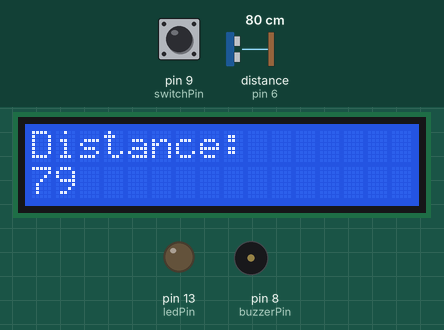
Simulated run of this sketch. Board: Arduino Uno, built with avr-gcc and run on an emulated ATmega328P. Shown: 16×2 character LCD, output pins drawn as LEDs (lit = HIGH), buzzer (waves = sounding, pin HIGH). Wiring (inferred from the names in the program): ultrasonic range finder: trigger pin 7; echo pin 6. The inputs (shaded band) are chosen by the test bench; at power-on: pin 9 (switchPin) LOW, distance to the obstacle (sensor on pin 6) 80 cm. The echo pulse lasts 58.3 µs per cm; pins used as bus, display or sensor lines are not drawn.

Above: at 1.2 s.
1.3 s: pin 9 (switchPin) pulled HIGH for 0.15 s
At 1.63 s:
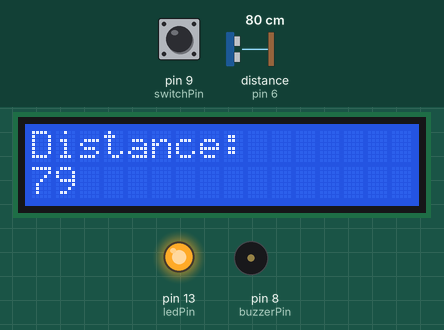
3.3 s: distance to the obstacle (sensor on pin 6) set to 2 cm
At 3.8 s:
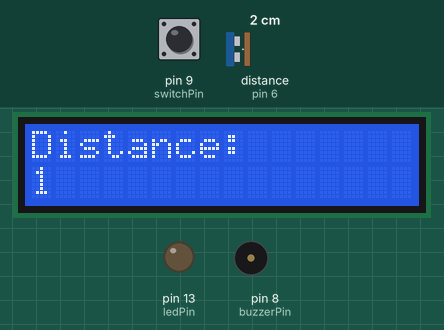
4.8 s: distance to the obstacle (sensor on pin 6) set to 4 cm
At 5.9 s:
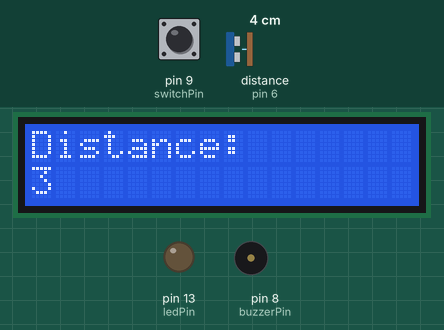
7.8 s: distance to the obstacle (sensor on pin 6) set to 35 cm
At 8.4 s:
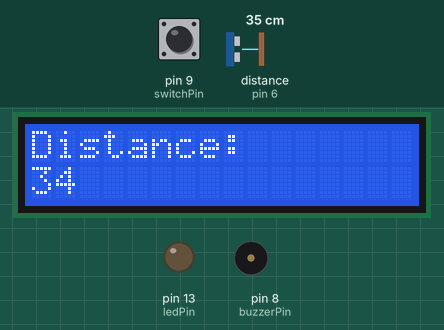
10.8 s: distance to the obstacle (sensor on pin 6) set to 18 cm
At 11.9 s:
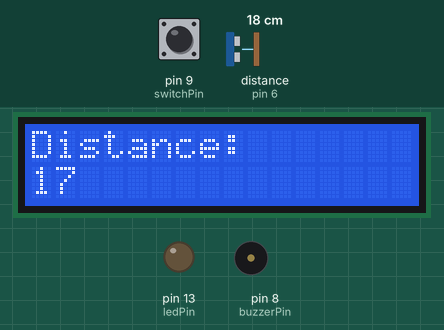
13.8 s: distance to the obstacle (sensor on pin 6) set to 250 cm
At 14.7 s:
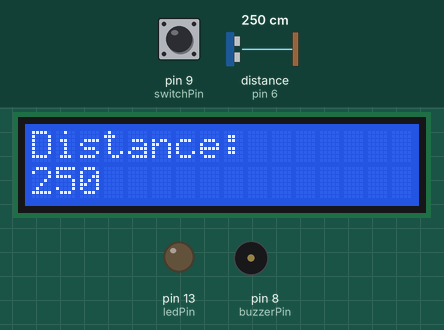
Timing chart, 0 to 16.8 s (numbered marks = the images above; inputs shaded):
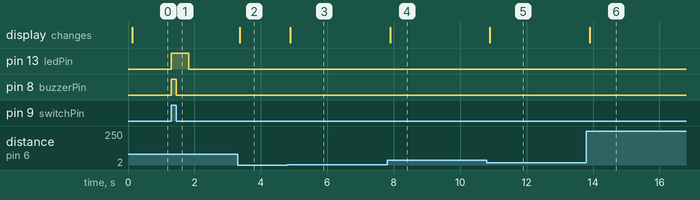

The sketch:

advanced_parking_sensor.ino
```cpp
#include <LiquidCrystal.h>

#define echoPin 6
#define trigPin 7
#define buzzerPin 8
#define switchPin 9
#define ledPin 13
int rs = 12, en = 11, d4 = 5, d5 = 4, d6 = 3, d7 = 2;
LiquidCrystal lcd(rs, en, d4, d5, d6, d7);

int maximumRange = 400;
int minimumRange = 0;

void setup() {
  pinMode(trigPin, OUTPUT);
  pinMode(echoPin, INPUT);
  pinMode(buzzerPin, OUTPUT);
  pinMode(switchPin, INPUT);
  pinMode(ledPin, OUTPUT);
  lcd.begin(16, 2);
}

void loop() {
  int olcum = mesafe(maximumRange, minimumRange);

  if (digitalRead(switchPin) == true)
  {

    digitalWrite(ledPin, HIGH);
    digitalWrite(buzzerPin, HIGH);
    delay(olcum*1.8);
    digitalWrite(buzzerPin, LOW);
    delay(olcum*4);
    }
  else{
    digitalWrite(ledPin, LOW);
  }
}

int mesafe(int maxrange ,int minrange)
{
  long duration, distance;

  digitalWrite(trigPin, LOW);
  delayMicroseconds(2);
  digitalWrite(trigPin, HIGH);
  delayMicroseconds(10);
  digitalWrite(trigPin, LOW);

  duration = pulseIn(echoPin, HIGH);
  distance = duration / 58.2;
  delay(50);

  lcd.clear();
  lcd.setCursor(0, 0);
  lcd.print("Distance:");
  lcd.setCursor(0, 1);
  lcd.print(distance);

  if(distance >= maxrange || distance <= minrange)
  return 0;
  return distance;
}
```

Measured:
- after the input at 1.3 s, pin 13 (ledPin): LOW → HIGH at once, → LOW 0.52 s later; pin 8 (buzzerPin): LOW → HIGH at once, → LOW 0.14 s later
- after the input at 3.3 s, the display: changes after 0.06 s (image 2)
- after the input at 4.8 s, the display: changes after 0.08 s (image 3)
- after the input at 7.8 s, the display: changes after 0.09 s (image 4)
- after the input at 10.8 s, the display: changes after 0.09 s (image 5)
- after the input at 13.8 s, the display: changes after 0.10 s (image 6)
